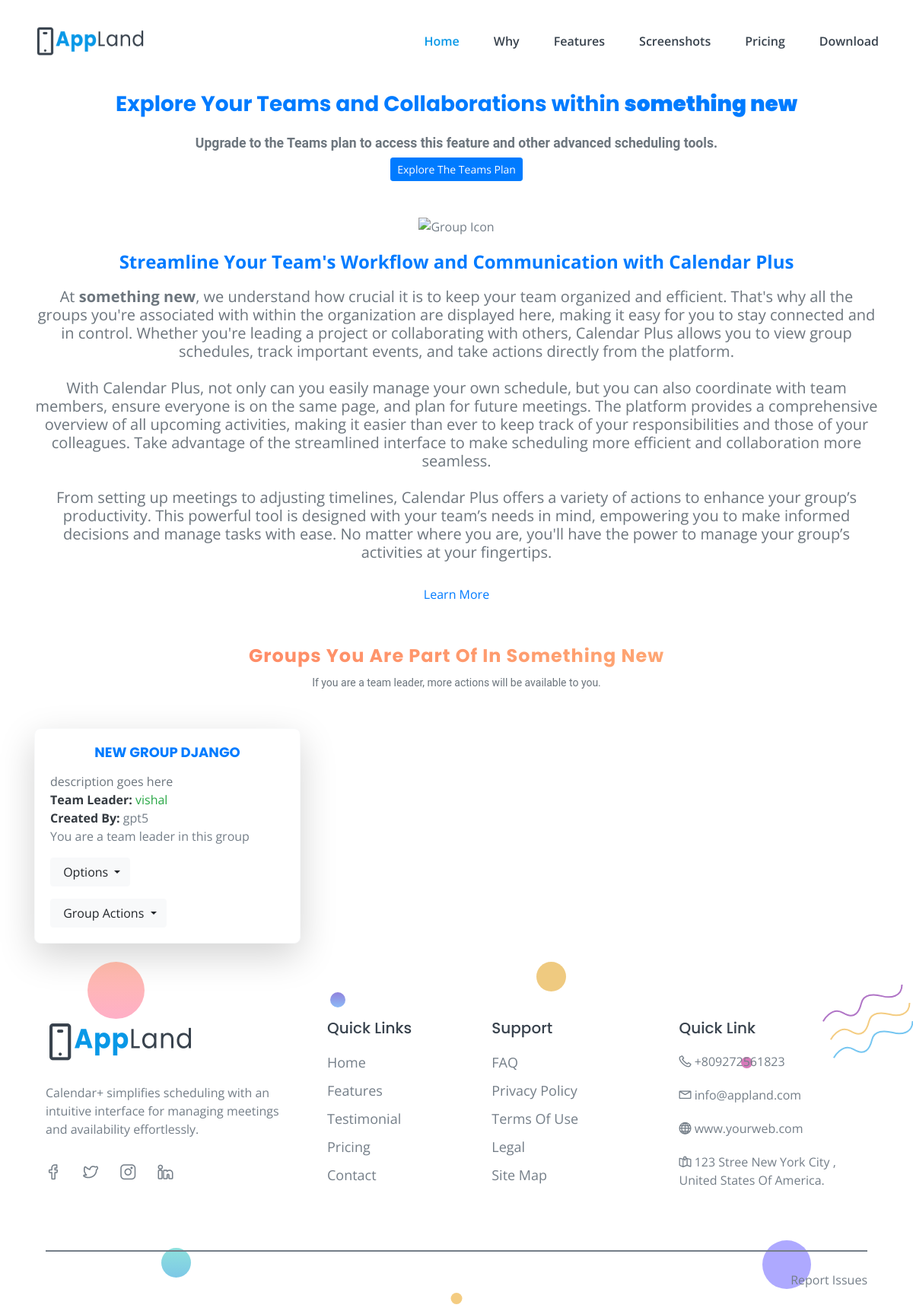
Screenshot of /groups/groups/user/8/ (signed in) with the database file from the repository.
### accounts/models.py (models this page shows, shortened)
class Organization(models.Model):
    name = models.CharField(max_length=255)
    description = models.TextField(blank=True)
    created_at = models.DateTimeField(auto_now_add=True)
    updated_at = models.DateTimeField(auto_now=True)
    created_by = models.ForeignKey(User, on_delete=models.CASCADE, related_name='created_organizations')

### groups/models.py (models this page shows, shortened)
class Group(models.Model):
    organization = models.ForeignKey(
        Organization,
        on_delete=models.CASCADE,
        related_name='groups'
    )
    name = models.CharField(max_length=255)
    description = models.TextField(blank=True, null=True)
    team_leader = models.ForeignKey(
        User,
        on_delete=models.SET_NULL,
        null=True,
        blank=True,
        related_name='leading_groups'
    )
    created_by = models.ForeignKey(
        User,
        on_delete=models.CASCADE,
        related_name='created_groups'
    )
    created_at = models.DateTimeField(auto_now_add=True)
    updated_at = models.DateTimeField(auto_now=True)

### groups/views.py (the view)
# urls.py: path('groups/user/<int:org_id>/',user_groups, name='user_groups'),
@login_required
def user_groups(request, org_id):
    organization = get_object_or_404(Organization, id=org_id)
    if not organization.profiles.filter(user=request.user).exists():
        return redirect('home')
    user_groups = Group.objects.filter(organization=organization, members__user=request.user)
    team_leader_groups = user_groups.filter(team_leader=request.user)
    return render(request, 'user_groups/user_groups.html', {
        'organization': organization,
        'user_groups': user_groups,
        'team_leader_groups': team_leader_groups,
    })

### templates/user_groups/user_groups.html (shortened to what this page needs)
{% extends 'custom.html' %}
{% block content %}
<br>
<br>
<br>
<br>
<!DOCTYPE html>
<html lang="en">
<head>
    <link href="https://cdn.jsdelivr.net/npm/bootstrap@5.3.0-alpha1/dist/css/bootstrap.min.css" rel="stylesheet">
</head>
<body>
    <div class="container mt-4">
        <h3 class="text-center text-primary fw-bold mb-4" style="font-size: 1.75rem;">
            Explore Your Teams and Collaborations within <strong>{{ organization.name }}</strong>
        </h3>
        <div class="my-4 text-center">
            <h5 class="text-muted" style="font-family: 'Roboto', sans-serif; font-size: 1.1rem;">
                Upgrade to the Teams plan to access this feature and other advanced scheduling tools.
            </h5>
            <a href="#">
                <button type="submit" class="btn btn-primary btn-sm mt-2">
                    Explore The Teams Plan
                </button>
            </a>
        </div>
        <section class="text-center my-5">
            <img src="https://assets.calendly.com/assets/frontend/media/groups_icon-952bb436e7c3f1352ab9.svg" class="mb-3" alt="Group Icon">
            <br>
            <strong class="fs-4 text-primary">Streamline Your Team's Workflow and Communication with Calendar Plus</strong>
            <p class="fs-5 text-muted mt-3 mb-4">
                At <strong>{{ organization.name }}</strong>, we understand how crucial it is to keep your team organized and efficient. That's why all the groups you're associated with within the organization are displayed here, making it easy for you to stay connected and in control. Whether you're leading a project or collaborating with others, Calendar Plus allows you to view group schedules, track important events, and take actions directly from the platform.
            </p>
            <p class="fs-5 text-muted mb-4">
                With Calendar Plus, not only can you easily manage your own schedule, but you can also coordinate with team members, ensure everyone is on the same page, and plan for future meetings. The platform provides a comprehensive overview of all upcoming activities, making it easier than ever to keep track of your responsibilities and those of your colleagues. Take advantage of the streamlined interface to make scheduling more efficient and collaboration more seamless.
            </p>
            <p class="fs-5 text-muted mb-4">
                From setting up meetings to adjusting timelines, Calendar Plus offers a variety of actions to enhance your group’s productivity. This powerful tool is designed with your team’s needs in mind, empowering you to make informed decisions and manage tasks with ease. No matter where you are, you'll have the power to manage your group’s activities at your fingertips.
            </p>
            <a href="#" class="btn btn-link text-decoration-none text-primary">
                Learn More
            </a>
        </section>
        <section class="my-5">
            <h2 class="text-center mb-2 fw-bold"
                style="font-family: 'Poppins', sans-serif; font-size: 1.5rem; color: #6a1b9a; text-transform: capitalize; letter-spacing: 1px; background-image: linear-gradient(to right, #ff7e5f, #feb47b); -webkit-background-clip: text; color: transparent;">
            </h2>
            <p class="text-center text-muted" style="font-family: 'Roboto', sans-serif; font-size: 0.875rem;">
                If you are a team leader, more actions will be available to you.
            </p>
        </section>
            {% if user_groups %}
                <div class="row">
                    {% for group in user_groups %}
                        <div class="col-md-4 mb-4">
                            <div class="card shadow-lg border-light rounded-3">
                                <div class="card-body">
                                    <h5 class="card-title text-center text-primary fw-bold mb-3" style="text-transform: uppercase;">
                                        {{ group.name }}
                                    </h5>
                                    <p class="card-text text-muted">{{ group.description|default:"No description available." }}</p>
                                    <p><strong class="text-dark">Team Leader:</strong>
                                        {% if group.team_leader %}
                                            <span class="text-success">{{ group.team_leader.username }}</span>
                                        {% else %}
                                            <span class="text-secondary">N/A</span>
                                        {% endif %}
                                    </p>
                                    <p><strong class="text-dark">Created By:</strong> {{ group.created_by.username }}</p>
                                    <div>
                                        {% if group.team_leader == request.user %}
                                          <P>You are a team leader in this group</P>
                                        {% else %}
                                           <p>You are a member of this group</p>
                                        {%endif%}
                                    </div>
                                    {% if group.team_leader == request.user %}
                                        <div class="dropdown my-3">
                                            <button class="btn btn-light dropdown-toggle" type="button" id="dropdownMenuButton" data-bs-toggle="dropdown" aria-expanded="false">
                                                 Options
                                            </button>
                                        </div>
                                    {% endif %}
                                    <div class="dropdown">
                                        <button class="btn btn-light dropdown-toggle" type="button" id="dropdownMenuButton" data-bs-toggle="dropdown" aria-expanded="false">
                                             Group Actions
                                        </button>
                                    </div>
                                </div>
                            </div>
                        </div>
                    {% endfor %}
                </div>
            {% else %}
                <p class="text-center">No groups found for you in this organization.</p>
            {% endif %}
</body>
</html>
{% endblock %}

### static/assets/css/style.css (style rules this page uses)
body { font-family: "Open Sans", sans-serif; font-weight: normal; font-style: normal; color: #747E88; overflow-x: hidden; }
* { margin: 0; padding: 0; -webkit-box-sizing: border-box; -moz-box-sizing: border-box; box-sizing: border-box; }
img { max-width: 100%; }
i, span, a { display: inline-block; }
audio, canvas, iframe, img, svg, video { vertical-align: middle; }
h1, h2, h3, h4, h5, h6 { font-family: "Poppins", sans-serif; font-weight: 700; color: #38424D; margin: 0px; }
h2 { font-size: 36px; }
h3 { font-size: 28px; }
h5 { font-size: 18px; }
p { font-size: 16px; font-weight: 400; line-height: 24px; color: #747E88; margin: 0px; }

### rows the page displays
Organization: name "something new"
Group: name "NEW GROUP DJANGO", description "description goes here", team_leader.username "vishal", created_by.username "gpt5", shows "You are a team leader in this group", shows "Options"
